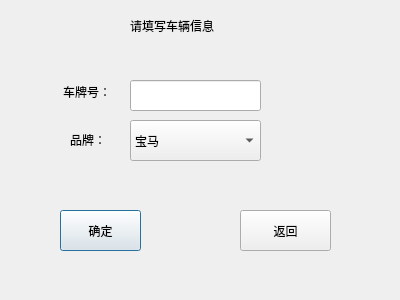
<?xml version="1.0" encoding="UTF-8"?>
<ui version="4.0">
 <class>InLine</class>
 <widget class="QDialog" name="InLine">
  <property name="geometry">
   <rect>
    <x>0</x>
    <y>0</y>
    <width>400</width>
    <height>300</height>
   </rect>
  </property>
  <property name="windowTitle">
   <string>Dialog</string>
  </property>
  <widget class="QLabel" name="label">
   <property name="geometry">
    <rect>
     <x>130</x>
     <y>10</y>
     <width>141</width>
     <height>31</height>
    </rect>
   </property>
   <property name="styleSheet">
    <string notr="true">font: 14pt &quot;宋体&quot;;</string>
   </property>
   <property name="text">
    <string>请填写车辆信息</string>
   </property>
  </widget>
  <widget class="QLineEdit" name="lineEdit">
   <property name="geometry">
    <rect>
     <x>130</x>
     <y>80</y>
     <width>131</width>
     <height>31</height>
    </rect>
   </property>
  </widget>
  <widget class="QComboBox" name="comboBox">
   <property name="geometry">
    <rect>
     <x>130</x>
     <y>120</y>
     <width>131</width>
     <height>41</height>
    </rect>
   </property>
   <item>
    <property name="text">
     <string>宝马</string>
    </property>
   </item>
   <item>
    <property name="text">
     <string>奔弛</string>
    </property>
   </item>
   <item>
    <property name="text">
     <string>法拉利</string>
    </property>
   </item>
   <item>
    <property name="text">
     <string>兰博基尼</string>
    </property>
   </item>
   <item>
    <property name="text">
     <string>保时捷</string>
    </property>
   </item>
  </widget>
  <widget class="QLabel" name="label_2">
   <property name="geometry">
    <rect>
     <x>63</x>
     <y>82</y>
     <width>61</width>
     <height>20</height>
    </rect>
   </property>
   <property name="styleSheet">
    <string notr="true">font: 11pt &quot;宋体&quot;;</string>
   </property>
   <property name="text">
    <string>车牌号：</string>
   </property>
  </widget>
  <widget class="QLabel" name="label_3">
   <property name="geometry">
    <rect>
     <x>70</x>
     <y>130</y>
     <width>61</width>
     <height>20</height>
    </rect>
   </property>
   <property name="styleSheet">
    <string notr="true">font: 11pt &quot;宋体&quot;;</string>
   </property>
   <property name="text">
    <string>品牌：</string>
   </property>
  </widget>
  <widget class="QPushButton" name="pushButton">
   <property name="geometry">
    <rect>
     <x>60</x>
     <y>210</y>
     <width>81</width>
     <height>41</height>
    </rect>
   </property>
   <property name="text">
    <string>确定</string>
   </property>
  </widget>
  <widget class="QPushButton" name="pushButton_2">
   <property name="geometry">
    <rect>
     <x>240</x>
     <y>210</y>
     <width>91</width>
     <height>41</height>
    </rect>
   </property>
   <property name="text">
    <string>返回</string>
   </property>
  </widget>
 </widget>
 <resources/>
 <connections>
  <connection>
   <sender>pushButton_2</sender>
   <signal>clicked()</signal>
   <receiver>InLine</receiver>
   <slot>accept()</slot>
   <hints>
    <hint type="sourcelabel">
     <x>270</x>
     <y>229</y>
    </hint>
    <hint type="destinationlabel">
     <x>293</x>
     <y>152</y>
    </hint>
   </hints>
  </connection>
 </connections>
</ui>
